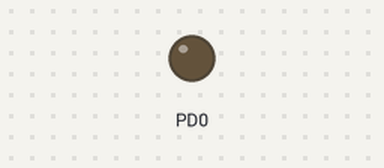
Recording of a program running on a simulated ATmega32, built with avr-gcc and emulated at 8 MHz. On the bench: output pins drawn as LEDs (lit = HIGH).

Above: at 0.2 s.
Timing chart, 0 to 1.7 s (numbered marks = the images above):
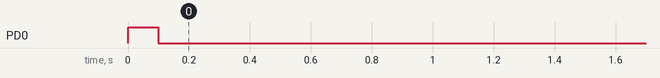

The program:

main.c
```c
#ifndef F_CPU
#define F_CPU 8000000UL
#endif

#include <avr/io.h>
#include <util/delay.h>
#include <avr/interrupt.h>

#define ACK 0x7E
#define LONG_TIME 10000

//Initialize SPI Master Device
void spi_init_master (void)
{
    DDRB = (1<<5)|(1<<7);              //Set MOSI, SCK as Output
    SPCR = (1<<SPE)|(1<<MSTR)|(1<<SPR0); //Enable SPI, Set as Master
                                       //Prescaler: Fosc/16, Enable Interrupts
}

//Function to send and receive data
unsigned char spi_tranceiver (unsigned char data)
{
	PORTD|=(1<<0);
    SPDR = data;                       //Load data into the buffer
    while(!(SPSR & (1<<SPIF) ));       //Wait until transmission complete
    return(SPDR);                      //Return received data
    PORTD=(0<<0);
}

//Function to blink LED
void led_blink (uint16_t i)
{
    //Blink LED "i" number of times
    for (; i>0; --i)
    {
        PORTD|=(1<<6);
        _delay_ms(100);
        PORTD=(0<<6);
        _delay_ms(100);
    }
}

//Main
int main(void)
{
    spi_init_master();                  //Initialize SPI Master
    DDRD |= 0x01;                       //PD0 as Output

    unsigned char data;                 //Received data stored here
    uint8_t x = 0;                      //Counter value which is sent

    while(1)
    {
        data = 0x00;                    //Reset ACK in "data"
        data = spi_tranceiver(++x);     //Send "x", receive ACK in "data"
        if(data == ACK) {               //Check condition
            //If received data is the same as ACK, blink LED "x" number of times
            led_blink(x);
        }
        else {
            //If received data is not ACK, then blink LED for a long time so as to determine error
            led_blink(LONG_TIME);
        }
        _delay_ms(500);                 //Wait
    }
}
```

Measured:
- by itself, PD0: LOW → HIGH at 0.00 s, → LOW 0.10 s later
